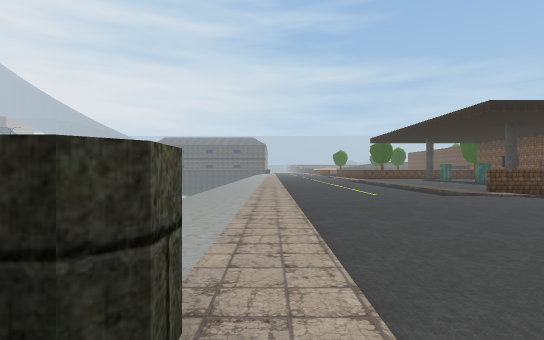
[1] (above)

24 first-person views from a walk through a Unity game level. The camera is 1.2 m above the floor, looks level and sees 80° across. The floor is counted in squares, 2 m on a side. Each view is taken from the middle of a square. On the plan, view 1 faces up. The plan holds only what a view shows up to about 10 squares ahead; the rest is blank. The place goes on beyond the plan.

[2]
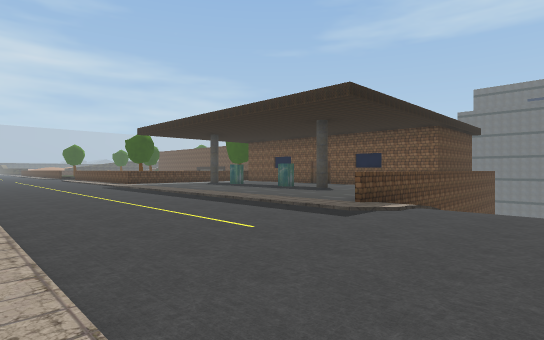

[3]
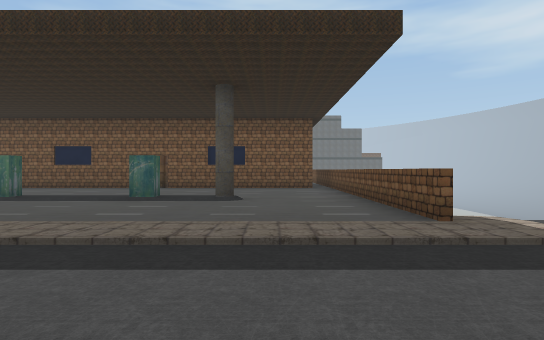

[4]
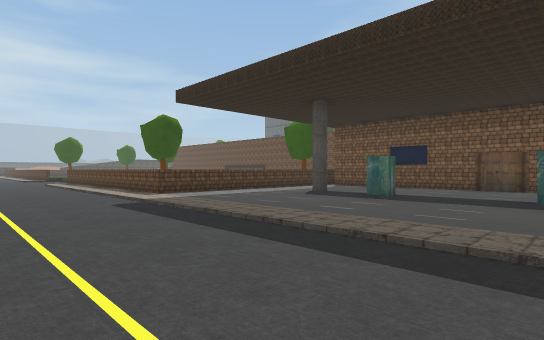

[5]
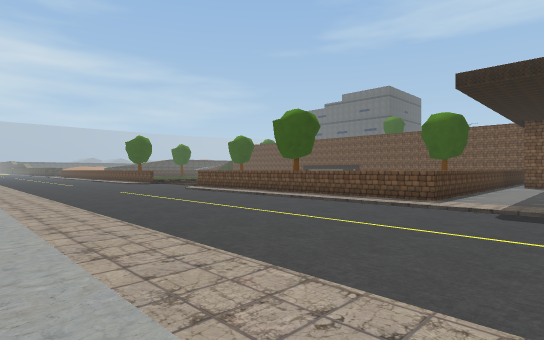

[6]
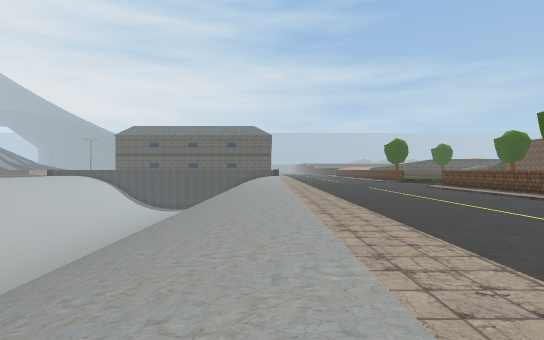

[7]
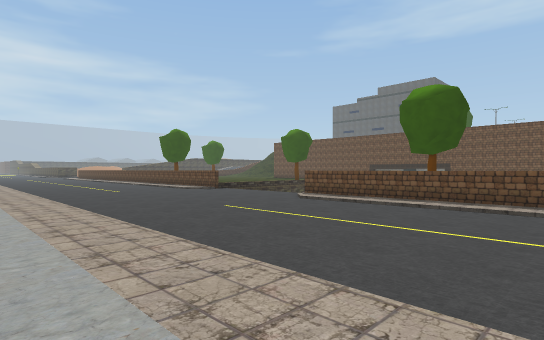

[8]
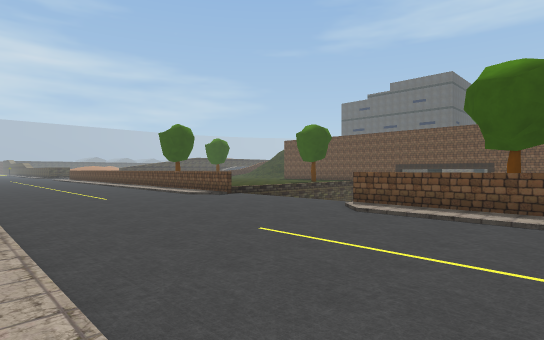

[9]
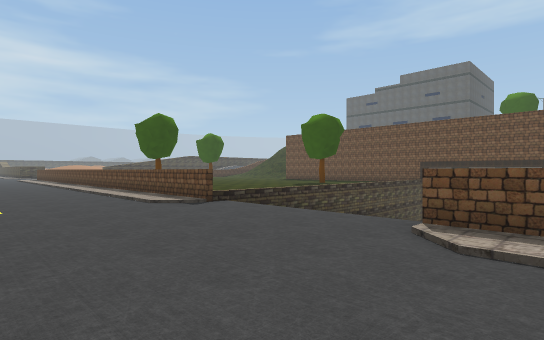

[10]
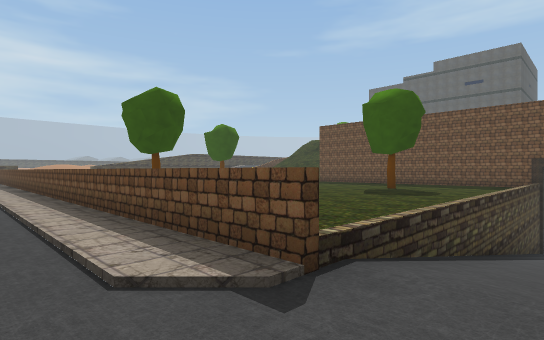

[11]
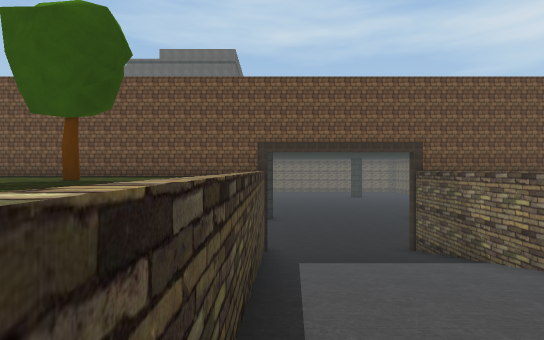

[12]
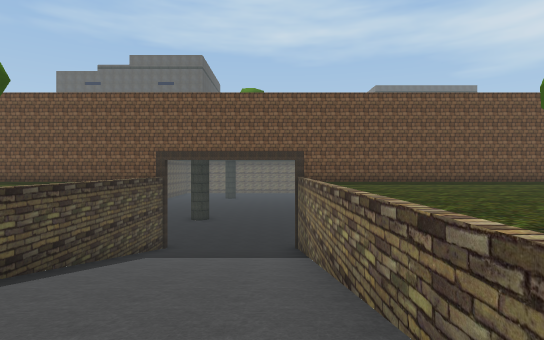

[13]
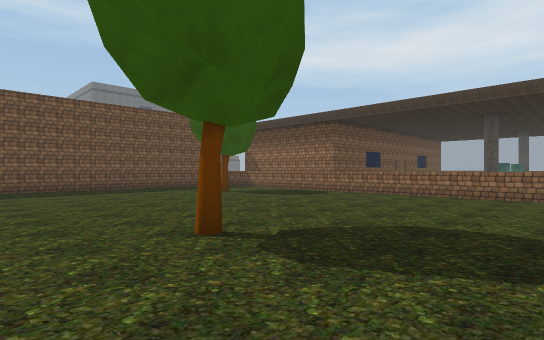

[14]
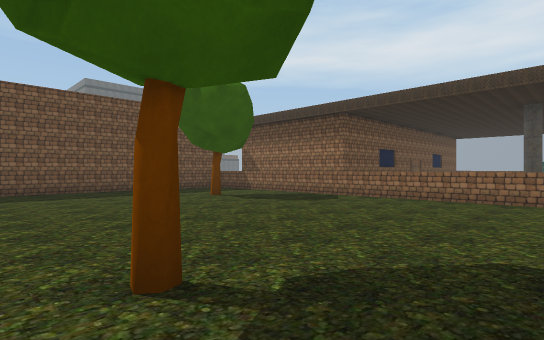

[15]
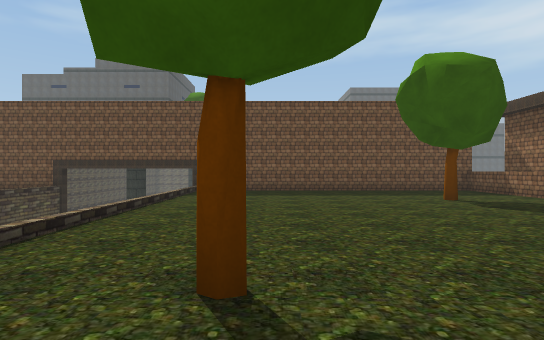

[16]
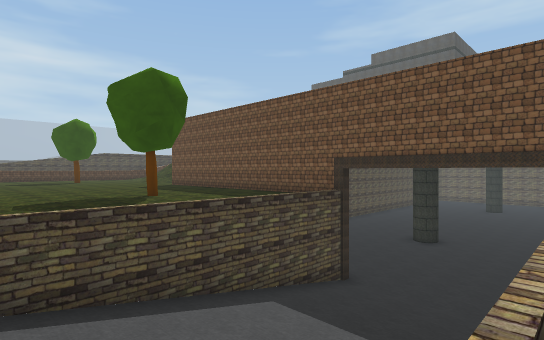

[17]
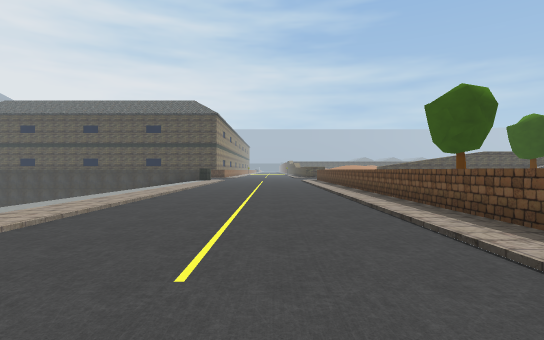

[18]
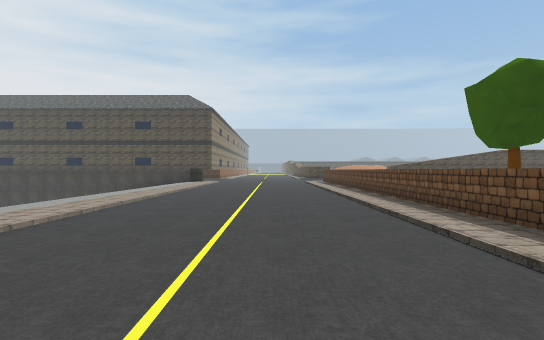

[19]
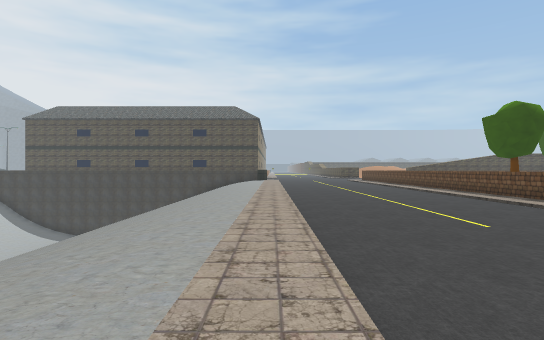

[20]
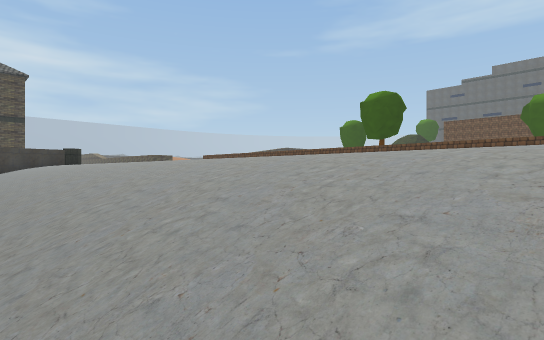

[21]
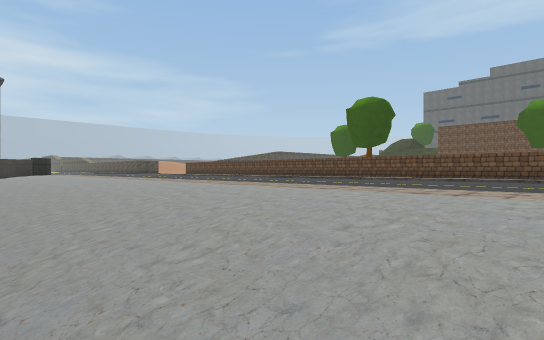

[22]
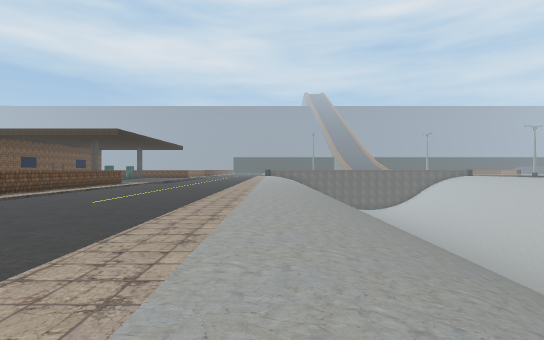

[23]
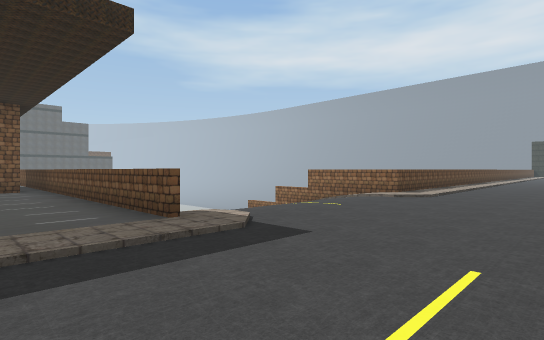

[24]
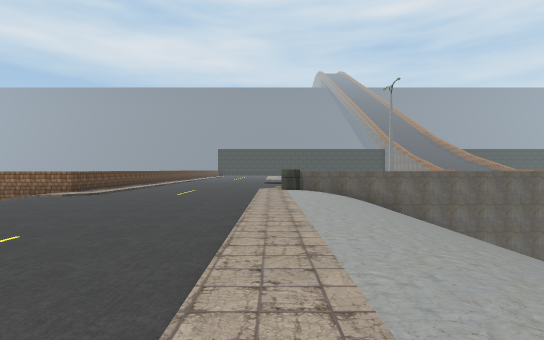

### Floor plan
Key: @ floor where view 1 was taken; # wall or solid block; x gap in a wall; . main floor; : floor 0.25 m higher than the main floor; - floor 3.75 m lower than the main floor; / step, stairs or slope; = window, fence, low wall or low ledge; ^ raised ledge.
Columns run from 6 left of view 1 to 22 right of it. Each row starts with its distance up from view 1.
 42    //......#
 41    //......#
 40    //......#
 39    //......##    ..
 38   ///......##    ...  .#
 37   ///......##    ......#
 36   ///......##    ......#
 35   ///......##    ......#
 34   ///......## .....#...#
 33   ///......## .........#
 32    //...... #/////////x#--
 31    //...... #//////////----
 30   ///.......///////////-----
 29   ///......./  ////////------
 28   ///.......// ////////------
 27   ///......=///////////#-
 26   ///......=...........#
 25    //......=...#.......#
 24    //......=...........#
 23    //......=...........#
 22   ///......=...........#
 21   ///......= ......#...#
 20   ///......= ..........#
 19   ///......#======######
 18   ///.............##  #
 17    //.............#
 16     /.........:...#
 15      . .......#...#
 14        .......:...#
 13        .......:...#
 12        .......:...#
 11       ........#...#
 10     /.............#
  9     /.............#
  8    //.......======###
  7    //.......//
  6    //........
  5    //........
  4    //........
  3    //.......//
  2     /......#=##
  1 ===^^^.....#
  0       @  ..#
 -1          ..#
 -2          ..

Where each view was taken, in squares from view 1:
view 1: 0 up, 0 right, facing up
view 2: 5 up, 0 right, facing up-right
view 3: 10 up, 2 right, facing right
view 4: 12 up, 2 right, facing up-right
view 5: 17 up, 1 left, facing up-right
view 6: 15 up, 1 left, facing up
view 7: 22 up, 1 left, facing up-right
view 8: 24 up, 0 right, facing up-right
view 9: 26 up, 2 right, facing up-right
view 10: 30 up, 4 right, facing up-right
view 11: 31 up, 8 right, facing right
view 12: 28 up, 7 right, facing right
view 13: 27 up, 6 right, facing down-right
view 14: 26 up, 7 right, facing down-right
view 15: 25 up, 7 right, facing right
view 16: 27 up, 10 right, facing up-right
view 17: 30 up, 3 right, facing up
view 18: 32 up, 3 right, facing up
view 19: 28 up, 0 right, facing up
view 20: 33 up, 4 left, facing up-right
view 21: 33 up, 3 left, facing up-right
view 22: 33 up, 1 left, facing down
view 23: 10 up, 2 right, facing down-right
view 24: 11 up, 0 right, facing down
